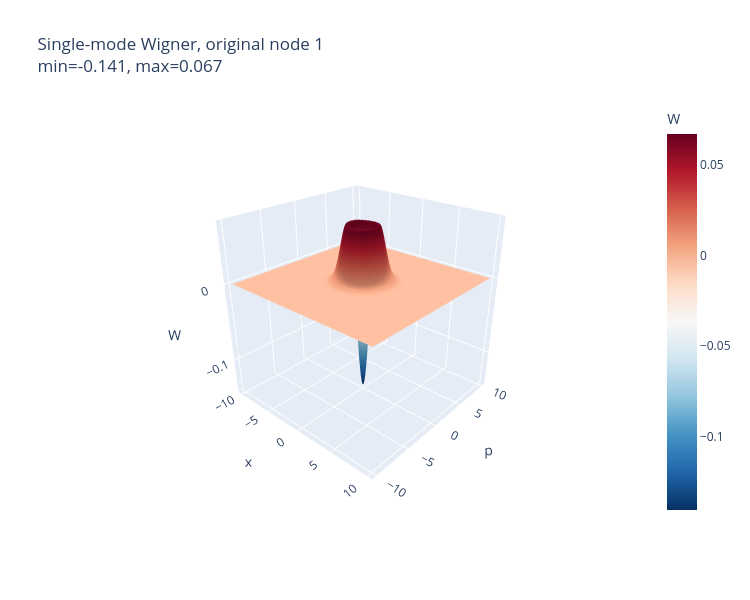
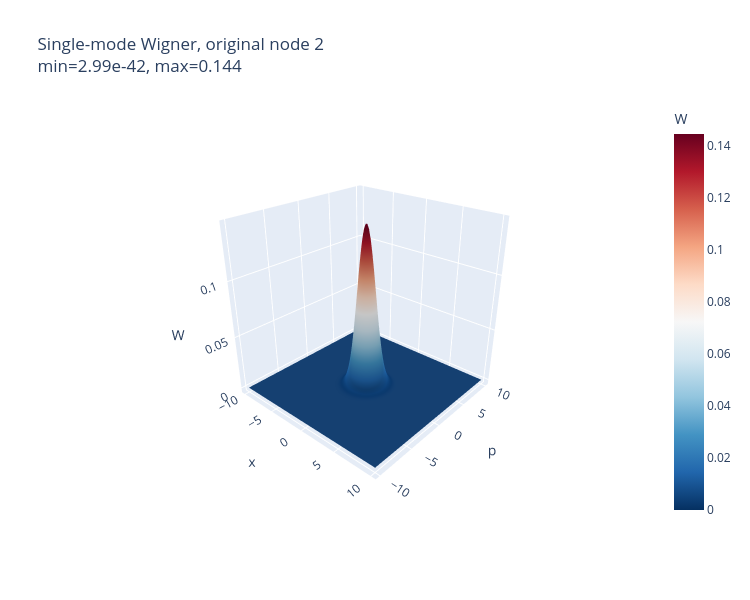

Notebook code for these charts, in order:
### Code cell
# ============================================================
# Interactive single-mode Wigner plot
# Case a: photon subtraction 먼저 한 경우
#
# Inputs:
#   V_R_ff, A_R_ff, R0
#
# ordering:
#   q_R = (x_R, p_R)
# ============================================================

import plotly.graph_objects as go
import numpy as np

def single_mode_wigner_grid_from_VA(V_eff, A_eff, node, m_eff, xlim=10, n=150):
    """
    node  : local node label, 1-based in reduced R-space
    m_eff : number of remaining modes
    V_eff : Gaussian envelope matrix
    A_eff : non-Gaussian correction matrix

    ordering = (x1,...,xm,p1,...,pm)
    """

    k = node - 1
    idx = [k, k + m_eff]  # [x_k, p_k]

    V1 = V_eff[np.ix_(idx, idx)]
    A1 = A_eff[np.ix_(idx, idx)]

    Vinv = np.linalg.inv(V1)
    detV = np.linalg.det(V1)

    xs = np.linspace(-xlim, xlim, n)
    ps = np.linspace(-xlim, xlim, n)
    X, P = np.meshgrid(xs, ps)

    Z = np.stack([X, P], axis=-1)

    quad = np.einsum("...i,ij,...j->...", Z, Vinv, Z)

    tr_term = np.trace(Vinv @ A1)

    poly_quad = np.einsum(
        "...i,ij,...j->...",
        Z,
        Vinv @ A1 @ Vinv,
        Z
    )

    pref = 1 / (2 * np.pi * np.sqrt(detV))

    W = pref * np.exp(-0.5 * quad) * (
        1 - 0.5 * tr_term + 0.5 * poly_quad
    )

    return X, P, W, V1, A1


def plot_single_mode_wigner_interactive(
    V_eff,
    A_eff,
    node,
    m_eff,
    original_label=None,
    xlim=10,
    n=160,
):
    """
    Interactive 3D Wigner plot using Plotly.
    """

    X, P, W, V1, A1 = single_mode_wigner_grid_from_VA(
        V_eff,
        A_eff,
        node=node,
        m_eff=m_eff,
        xlim=xlim,
        n=n
    )

    label = node if original_label is None else original_label

    W_min = np.nanmin(W)
    W_max = np.nanmax(W)

    print(f"local node {node} -> original node {label}")
    print("V1 =")
    print(V1)
    print("A1 =")
    print(A1)
    print("Tr(V1^{-1} A1) =", np.trace(np.linalg.inv(V1) @ A1))
    print("W(0) negativity condition Tr > 2 ?",
          np.trace(np.linalg.inv(V1) @ A1) > 2)
    print("min W =", W_min)
    print("max W =", W_max)
    print("has negativity?", W_min < 0)

    fig = go.Figure(
        data=[
            go.Surface(
                x=X,
                y=P,
                z=W,
                colorscale="RdBu",
                reversescale=True,
                colorbar=dict(title="W"),
            )
        ]
    )

    fig.update_layout(
        title=(
            f"Single-mode Wigner, original node {label}<br>"
            f"min={W_min:.3g}, max={W_max:.3g}"
        ),
        scene=dict(
            xaxis_title="x",
            yaxis_title="p",
            zaxis_title="W",
            camera=dict(
                eye=dict(x=1.6, y=-1.8, z=1.2)
            ),
        ),
        width=750,
        height=600,
    )

    fig.show()

    return X, P, W, V1, A1

R_labels = list(R0 + 1)
r = len(R_labels)

for local_node in range(1, r + 1):
    original_node = R_labels[local_node - 1]

    X, P, W, V1, A1 = plot_single_mode_wigner_interactive(
        V_R_ff,
        A_R_ff,
        node=local_node,
        m_eff=r,
        original_label=original_node,
        xlim=10,
        n=160
    )

### Figure 1 — Plotly figure (JSON) as saved in the notebook; plotly's stock layout.template omitted (floating-point values rounded to 4 significant figures; data arrays with more than 128 entries replaced by an {"elided": "..."} marker saying what was removed)
{"data": [{"colorbar": {"title": {"text": "W"}}, "colorscale": [[0, "rgb(103,0,31)"], [0.1, "rgb(178,24,43)"], [0.2, "rgb(214,96,77)"], [0.3, "rgb(244,165,130)"], [0.4, "rgb(253,219,199)"], [0.5, "rgb(247,247,247)"], [0.6, "rgb(209,229,240)"], [0.7, "rgb(146,197,222)"], [0.8, "rgb(67,147,195)"], [0.9, "rgb(33,102,172)"], [1, "rgb(5,48,97)"]], "reversescale": true, "type": "surface", "x": {"elided": "160x160 float values"}, "y": {"elided": "160x160 float values"}, "z": {"elided": "160x160 float values"}}], "layout": {"height": 600, "scene": {"camera": {"eye": {"x": 1.6, "y": -1.8, "z": 1.2}}, "xaxis": {"title": {"text": "x"}}, "yaxis": {"title": {"text": "p"}}, "zaxis": {"title": {"text": "W"}}}, "title": {"text": "Single-mode Wigner, original node 1<br>min=-0.141, max=0.067"}, "width": 750}}

### Figure 2 — Plotly figure (JSON) as saved in the notebook; plotly's stock layout.template omitted (floating-point values rounded to 4 significant figures; data arrays with more than 128 entries replaced by an {"elided": "..."} marker saying what was removed)
{"data": [{"colorbar": {"title": {"text": "W"}}, "colorscale": [[0, "rgb(103,0,31)"], [0.1, "rgb(178,24,43)"], [0.2, "rgb(214,96,77)"], [0.3, "rgb(244,165,130)"], [0.4, "rgb(253,219,199)"], [0.5, "rgb(247,247,247)"], [0.6, "rgb(209,229,240)"], [0.7, "rgb(146,197,222)"], [0.8, "rgb(67,147,195)"], [0.9, "rgb(33,102,172)"], [1, "rgb(5,48,97)"]], "reversescale": true, "type": "surface", "x": {"elided": "160x160 float values"}, "y": {"elided": "160x160 float values"}, "z": {"elided": "160x160 float values"}}], "layout": {"height": 600, "scene": {"camera": {"eye": {"x": 1.6, "y": -1.8, "z": 1.2}}, "xaxis": {"title": {"text": "x"}}, "yaxis": {"title": {"text": "p"}}, "zaxis": {"title": {"text": "W"}}}, "title": {"text": "Single-mode Wigner, original node 2<br>min=2.99e-42, max=0.144"}, "width": 750}}
